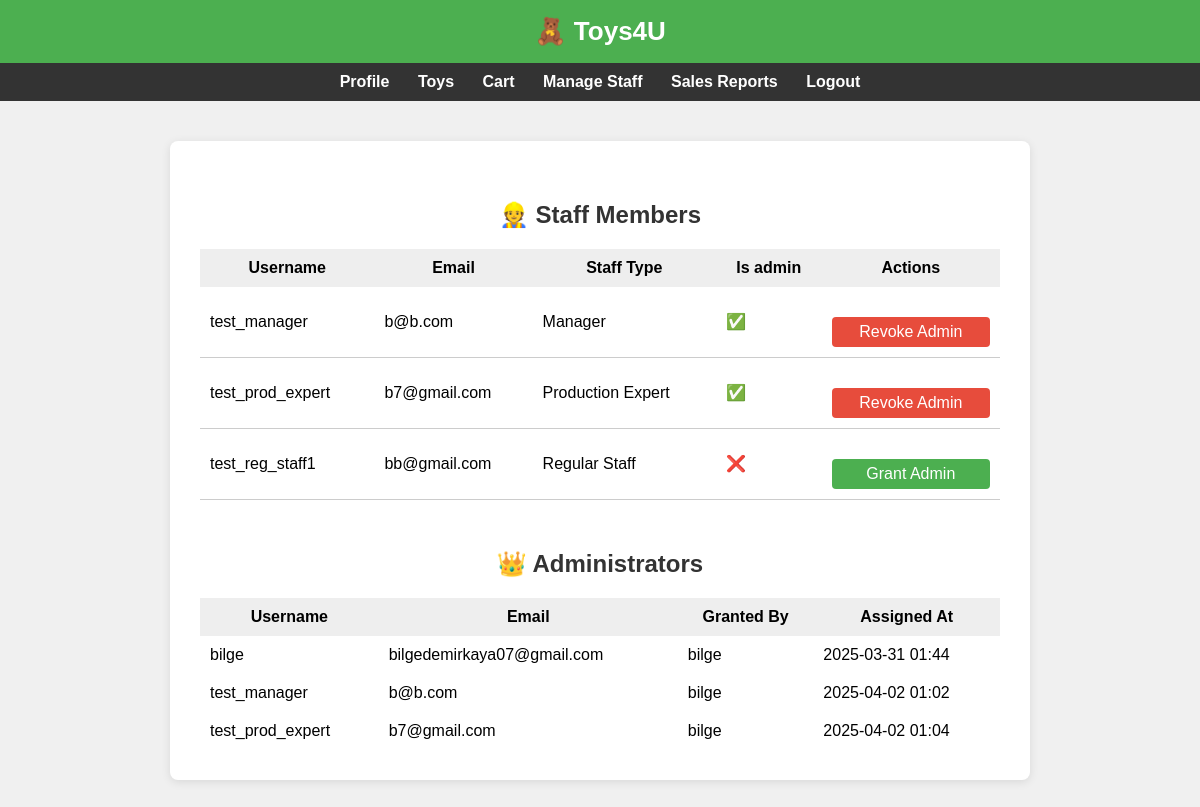
Before: /staff-list/ (signed in) with the older database file.
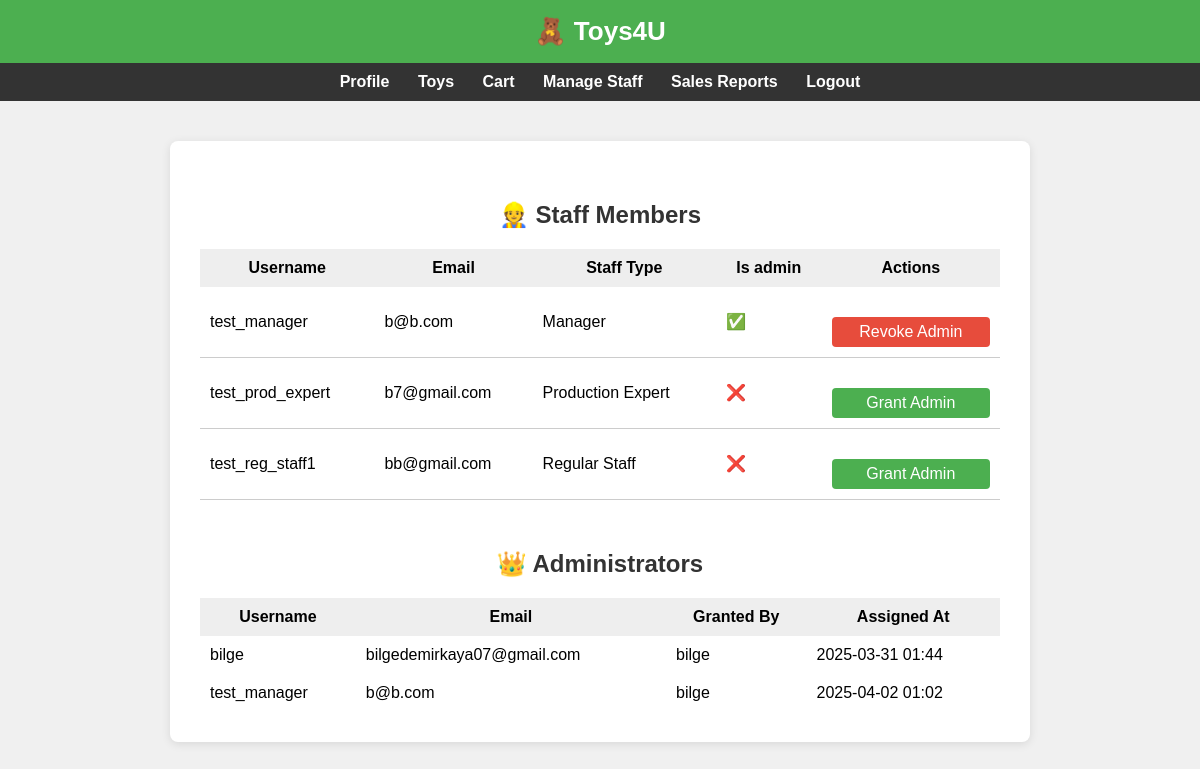
After: the same page with the newer database file.
### core/models.py (models this page shows, shortened)
class User(AbstractUser):
    profile_pic = models.ImageField(upload_to='profile_pics/', blank=True, null=True)

class Staff(models.Model):
    class StaffType(models.TextChoices):
        MANAGER = 'manager', 'Manager'
        PRODUCTION_EXPERT = 'production_expert', 'Production Expert'
        REGULAR_STAFF = 'regular_staff', 'Regular Staff'
    user = models.OneToOneField(User, on_delete=models.CASCADE)
    staff_type = models.CharField(
        max_length=20,
        choices=StaffType.choices,
        default=StaffType.REGULAR_STAFF
    )

class UserRole(models.Model):
    user = models.ForeignKey(User, on_delete=models.CASCADE, related_name='roles')
    role = models.ForeignKey(Role, on_delete=models.CASCADE)
    granted_by = models.ForeignKey(User, on_delete=models.SET_NULL, null=True, blank=True, related_name='granted_roles')
    assigned_at = models.DateTimeField(auto_now_add=True)

### core/views.py (the view)
# urls.py: path('staff-list/', views.staff_list, name='staff_list'),
@require_role('administrator')
def staff_list(request):
    staff_role = Role.objects.get(role_name='staff')
    admin_role = Role.objects.get(role_name='administrator')
    staff_users = User.objects.filter(roles__role=staff_role).distinct()
    admin_users = User.objects.filter(roles__role=admin_role).distinct()
    admin_roles = UserRole.objects.filter(role=admin_role).select_related('user', 'granted_by') # Join UserRole to get user and granted_by details
    return render(request, 'core/staff_list.html', {
        'staff_users': staff_users,
        'admin_users': admin_users,
        'admin_roles': admin_roles
    })

### core/context_processors.py (called while the page is built)
def role_flags(request):
    if request.user.is_authenticated:
        roles = request.user.roles.values_list('role__role_name', flat=True)
        return {
            'is_staff': 'staff' in roles,
            'is_admin': 'administrator' in roles,
            'is_manager': getattr(request.user, 'staff', None) and request.user.staff.staff_type == 'manager'
        }
    return {}

### core/templates/core/staff_list.html (shortened to what this page needs)
{% extends 'core/base.html' %}
{% block content %}
<h2 style="margin-top: 30px;">👷 Staff Members</h2>
{% if staff_users %}
<table style="width: 100%; border-collapse: collapse; margin-bottom: 40px;">
    <thead>
        <tr style="background-color: #eee;">
            <th style="padding: 10px;">Username</th>
            <th style="padding: 10px;">Email</th>
            <th style="padding: 10px;">Staff Type</th>
            <th style="padding: 10px;">Is admin</th>
            <th style="padding: 10px;">Actions</th>
        </tr>
    </thead>
    <tbody>
    {% for user in staff_users %}
        <tr style="border-bottom: 1px solid #ccc;">
            <td style="padding: 10px;">{{ user.username }}</td>
            <td style="padding: 10px;">{{ user.email }}</td>
            <td style="padding: 10px;">
                {{ user.staff.get_staff_type_display|default:"—" }}
            </td>
            <td style="padding: 10px;">
                {% if user in admin_users %}
                    ✅
                {% else %}
                    ❌
                {% endif %}
            </td>
            <td style="padding: 10px;">
                {% if user not in admin_users %}
                    <form method="POST" action="{% url 'grant_admin' user.id %}">
                        <button style="padding: 6px 10px;">Grant Admin</button>
                    </form>
                {% else %}
                    <form method="POST" action="{% url 'revoke_admin' user.id %}">
                    <button style="padding: 6px 10px; background-color: #e74c3c; color: white; border: none; border-radius: 4px;">
                        Revoke Admin
                    </button>
                </form>
                {% endif %}
            </td>
        </tr>
    {% endfor %}
    </tbody>
</table>
{% else %}
<p style="color: gray;">No staff members yet.</p>
{% endif %}
<h2 style="margin-top: 50px;">👑 Administrators</h2>
{% if admin_users %}
<table style="width: 100%; border-collapse: collapse;">
    <thead>
        <tr style="background-color: #eee;">
            <th style="padding: 10px;">Username</th>
            <th style="padding: 10px;">Email</th>
            <th style="padding: 10px;">Granted By</th>
            <th style="padding: 10px;">Assigned At</th>
        </tr>
    </thead>
    <tbody>
        {% for role in admin_roles %}
        <tr>
            <td style="padding: 10px;">{{ role.user.username }}</td>
            <td style="padding: 10px;">{{ role.user.email }}</td>
            <td style="padding: 10px;">{{ role.granted_by.username|default:"—" }}</td>
            <td style="padding: 10px;">{{ role.assigned_at|date:"Y-m-d H:i" }}</td>
        </tr>
    {% endfor %}
    </tbody>
</table>
{% else %}
<p style="color: gray;">No administrators assigned yet.</p>
{% endif %}
{% endblock %}

Changed rows visible on the page:
removed UserRole: user.username "test_prod_expert", user.email "b7@gmail.com", granted_by.username "bilge", assigned_at "2025-04-02 01:04"
changed User "test_prod_expert": text "✅ Revoke Admin" → "❌ Grant Admin"
